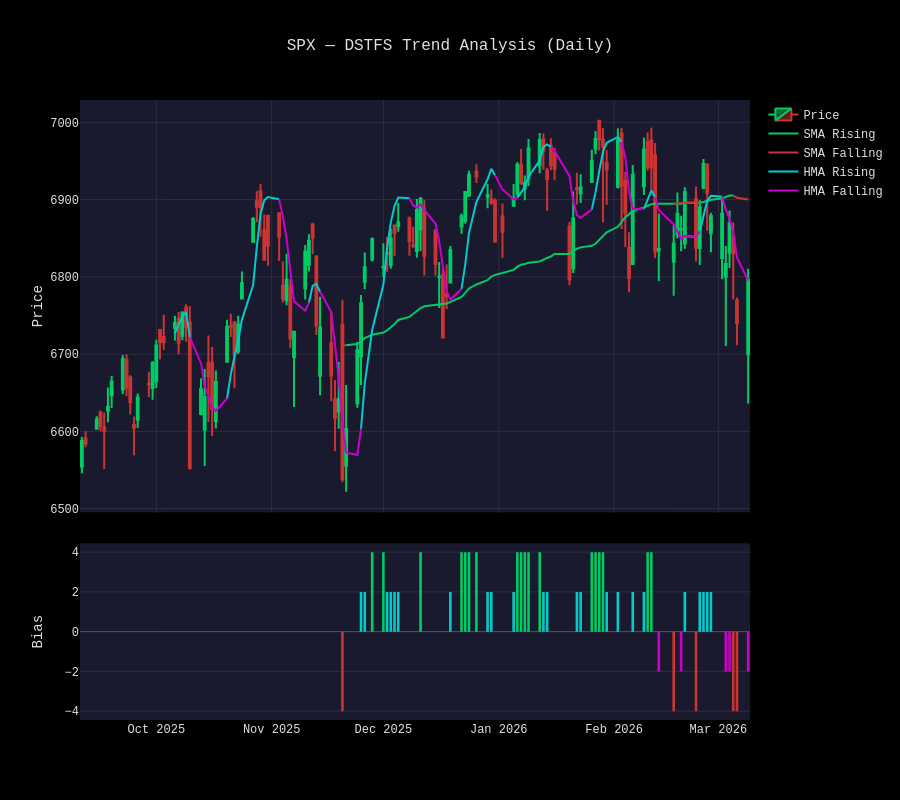

Notebook cell for this chart:
### Markdown cell above
## 3. DSTFS Candlestick Chart

Two-panel Bloomberg-themed chart:
- **Top**: Candlestick with color-segmented SMA (green/red) and HMA (teal/fuchsia)
- **Bottom**: Bias histogram colored by signal strength

### Code cell
from options_analyzer.visualization.indicator_charts import plot_dstfs_candlestick

fig = plot_dstfs_candlestick(
    result,
    opens=candles.opens,
    highs=candles.highs,
    lows=candles.lows,
    timestamps=candles.timestamps,
    title=f"{UNDERLYING} — DSTFS Trend Analysis (Daily)",
)
fig.update_layout(height=800)
fig.show()
